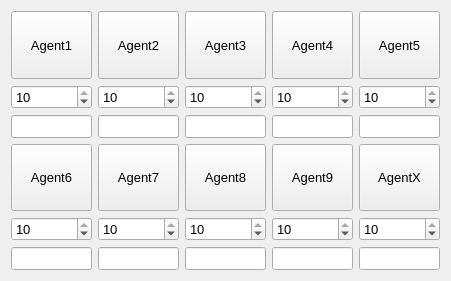
  <widget class="QWidget" name="gridLayoutWidget_2">
   <property name="geometry">
    <rect>
     <x>20</x>
     <y>330</y>
     <width>451</width>
     <height>281</height>
    </rect>
   </property>
   <property name="sizePolicy">
    <sizepolicy hsizetype="Preferred" vsizetype="Expanding">
     <horstretch>0</horstretch>
     <verstretch>0</verstretch>
    </sizepolicy>
   </property>
   <property name="font">
    <font>
     <pointsize>10</pointsize>
    </font>
   </property>
   <property name="focusPolicy">
    <enum>Qt::NoFocus</enum>
   </property>
   <layout class="QGridLayout" name="gridLayout_2">
    <item row="2" column="2">
     <widget class="QLineEdit" name="dis_agent_3">
      <property name="sizePolicy">
       <sizepolicy hsizetype="Expanding" vsizetype="Minimum">
        <horstretch>0</horstretch>
        <verstretch>0</verstretch>
       </sizepolicy>
      </property>
      <property name="font">
       <font>
        <pointsize>10</pointsize>
       </font>
      </property>
      <property name="focusPolicy">
       <enum>Qt::NoFocus</enum>
      </property>
      <property name="maxLength">
       <number>6</number>
      </property>
      <property name="readOnly">
       <bool>true</bool>
      </property>
     </widget>
    </item>
    <item row="4" column="4">
     <widget class="QSpinBox" name="power_10">
      <property name="sizePolicy">
       <sizepolicy hsizetype="Minimum" vsizetype="Minimum">
        <horstretch>0</horstretch>
        <verstretch>0</verstretch>
       </sizepolicy>
      </property>
      <property name="font">
       <font>
        <pointsize>10</pointsize>
       </font>
      </property>
      <property name="focusPolicy">
       <enum>Qt::StrongFocus</enum>
      </property>
      <property name="minimum">
       <number>1</number>
      </property>
      <property name="maximum">
       <number>10</number>
      </property>
      <property name="value">
       <number>10</number>
      </property>
     </widget>
    </item>
    <item row="3" column="4">
     <widget class="QPushButton" name="agent_10">
      <property name="sizePolicy">
       <sizepolicy hsizetype="Minimum" vsizetype="Expanding">
        <horstretch>0</horstretch>
        <verstretch>0</verstretch>
       </sizepolicy>
      </property>
      <property name="font">
       <font>
        <pointsize>10</pointsize>
       </font>
      </property>
      <property name="focusPolicy">
       <enum>Qt::NoFocus</enum>
      </property>
      <property name="text">
       <string>AgentX</string>
      </property>
     </widget>
    </item>
    <item row="4" column="3">
     <widget class="QSpinBox" name="power_9">
      <property name="sizePolicy">
       <sizepolicy hsizetype="Minimum" vsizetype="Minimum">
        <horstretch>0</horstretch>
        <verstretch>0</verstretch>
       </sizepolicy>
      </property>
      <property name="font">
       <font>
        <pointsize>10</pointsize>
       </font>
      </property>
      <property name="focusPolicy">
       <enum>Qt::StrongFocus</enum>
      </property>
      <property name="minimum">
       <number>1</number>
      </property>
      <property name="maximum">
       <number>10</number>
      </property>
      <property name="value">
       <number>10</number>
      </property>
     </widget>
    </item>
    <item row="1" column="1">
     <widget class="QSpinBox" name="power_2">
      <property name="sizePolicy">
       <sizepolicy hsizetype="Minimum" vsizetype="Minimum">
        <horstretch>0</horstretch>
        <verstretch>0</verstretch>
       </sizepolicy>
      </property>
      <property name="font">
       <font>
        <pointsize>10</pointsize>
       </font>
      </property>
      <property name="focusPolicy">
       <enum>Qt::StrongFocus</enum>
      </property>
      <property name="minimum">
       <number>1</number>
      </property>
      <property name="maximum">
       <number>10</number>
      </property>
      <property name="value">
       <number>10</number>
      </property>
     </widget>
    </item>
    <item row="0" column="1">
     <widget class="QPushButton" name="agent_2">
      <property name="sizePolicy">
       <sizepolicy hsizetype="Minimum" vsizetype="Expanding">
        <horstretch>0</horstretch>
        <verstretch>0</verstretch>
       </sizepolicy>
      </property>
      <property name="font">
       <font>
        <pointsize>10</pointsize>
       </font>
      </property>
      <property name="focusPolicy">
       <enum>Qt::NoFocus</enum>
      </property>
      <property name="text">
       <string>Agent2</string>
      </property>
     </widget>
    </item>
    <item row="1" column="0">
     <widget class="QSpinBox" name="power_1">
      <property name="sizePolicy">
       <sizepolicy hsizetype="Minimum" vsizetype="Minimum">
        <horstretch>0</horstretch>
        <verstretch>0</verstretch>
       </sizepolicy>
      </property>
      <property name="font">
       <font>
        <pointsize>10</pointsize>
       </font>
      </property>
      <property name="focusPolicy">
       <enum>Qt::StrongFocus</enum>
      </property>
      <property name="minimum">
       <number>1</number>
      </property>
      <property name="maximum">
       <number>10</number>
      </property>
      <property name="value">
       <number>10</number>
      </property>
     </widget>
    </item>
    <item row="0" column="0">
     <widget class="QPushButton" name="agent_1">
      <property name="sizePolicy">
       <sizepolicy hsizetype="Expanding" vsizetype="Expanding">
        <horstretch>0</horstretch>
        <verstretch>0</verstretch>
       </sizepolicy>
      </property>
      <property name="font">
       <font>
        <pointsize>10</pointsize>
       </font>
      </property>
      <property name="focusPolicy">
       <enum>Qt::NoFocus</enum>
      </property>
      <property name="text">
       <string>Agent1</string>
      </property>
     </widget>
    </item>
    <item row="1" column="4">
     <widget class="QSpinBox" name="power_5">
      <property name="sizePolicy">
       <sizepolicy hsizetype="Minimum" vsizetype="Minimum">
        <horstretch>0</horstretch>
        <verstretch>0</verstretch>
       </sizepolicy>
      </property>
      <property name="font">
       <font>
        <pointsize>10</pointsize>
       </font>
      </property>
      <property name="focusPolicy">
       <enum>Qt::StrongFocus</enum>
      </property>
      <property name="minimum">
       <number>1</number>
      </property>
      <property name="maximum">
       <number>10</number>
      </property>
      <property name="value">
       <number>10</number>
      </property>
     </widget>
    </item>
    <item row="0" column="4">
     <widget class="QPushButton" name="agent_5">
      <property name="sizePolicy">
       <sizepolicy hsizetype="Minimum" vsizetype="Expanding">
        <horstretch>0</horstretch>
        <verstretch>0</verstretch>
       </sizepolicy>
      </property>
      <property name="font">
       <font>
        <pointsize>10</pointsize>
       </font>
      </property>
      <property name="focusPolicy">
       <enum>Qt::NoFocus</enum>
      </property>
      <property name="text">
       <string>Agent5</string>
      </property>
     </widget>
    </item>
    <item row="1" column="3">
     <widget class="QSpinBox" name="power_4">
      <property name="sizePolicy">
       <sizepolicy hsizetype="Minimum" vsizetype="Minimum">
        <horstretch>0</horstretch>
        <verstretch>0</verstretch>
       </sizepolicy>
      </property>
      <property name="font">
       <font>
        <pointsize>10</pointsize>
       </font>
      </property>
      <property name="focusPolicy">
       <enum>Qt::StrongFocus</enum>
      </property>
      <property name="minimum">
       <number>1</number>
      </property>
      <property name="maximum">
       <number>10</number>
      </property>
      <property name="value">
       <number>10</number>
      </property>
     </widget>
    </item>
    <item row="0" column="3">
     <widget class="QPushButton" name="agent_4">
      <property name="sizePolicy">
       <sizepolicy hsizetype="Minimum" vsizetype="Expanding">
        <horstretch>0</horstretch>
        <verstretch>0</verstretch>
       </sizepolicy>
      </property>
      <property name="font">
       <font>
        <pointsize>10</pointsize>
       </font>
      </property>
      <property name="focusPolicy">
       <enum>Qt::NoFocus</enum>
      </property>
      <property name="text">
       <string>Agent4</string>
      </property>
     </widget>
    </item>
    <item row="1" column="2">
     <widget class="QSpinBox" name="power_3">
      <property name="sizePolicy">
       <sizepolicy hsizetype="Minimum" vsizetype="Minimum">
        <horstretch>0</horstretch>
        <verstretch>0</verstretch>
       </sizepolicy>
      </property>
      <property name="font">
       <font>
        <pointsize>10</pointsize>
       </font>
      </property>
      <property name="focusPolicy">
       <enum>Qt::StrongFocus</enum>
      </property>
      <property name="minimum">
       <number>1</number>
      </property>
      <property name="maximum">
       <number>10</number>
      </property>
      <property name="value">
       <number>10</number>
      </property>
     </widget>
    </item>
    <item row="2" column="0">
     <widget class="QLineEdit" name="dis_agent_1">
      <property name="sizePolicy">
       <sizepolicy hsizetype="Expanding" vsizetype="Minimum">
        <horstretch>0</horstretch>
        <verstretch>0</verstretch>
       </sizepolicy>
      </property>
      <property name="font">
       <font>
        <pointsize>10</pointsize>
       </font>
      </property>
      <property name="focusPolicy">
       <enum>Qt::NoFocus</enum>
      </property>
      <property name="maxLength">
       <number>5</number>
      </property>
      <property name="readOnly">
       <bool>true</bool>
      </property>
     </widget>
    </item>
    <item row="0" column="2">
     <widget class="QPushButton" name="agent_3">
      <property name="sizePolicy">
       <sizepolicy hsizetype="Minimum" vsizetype="Expanding">
        <horstretch>0</horstretch>
        <verstretch>0</verstretch>
       </sizepolicy>
      </property>
      <property name="font">
       <font>
        <pointsize>10</pointsize>
       </font>
      </property>
      <property name="focusPolicy">
       <enum>Qt::NoFocus</enum>
      </property>
      <property name="text">
       <string>Agent3</string>
      </property>
     </widget>
    </item>
    <item row="3" column="3">
     <widget class="QPushButton" name="agent_9">
      <property name="sizePolicy">
       <sizepolicy hsizetype="Minimum" vsizetype="Expanding">
        <horstretch>0</horstretch>
        <verstretch>0</verstretch>
       </sizepolicy>
      </property>
      <property name="font">
       <font>
        <pointsize>10</pointsize>
       </font>
      </property>
      <property name="focusPolicy">
       <enum>Qt::NoFocus</enum>
      </property>
      <property name="text">
       <string>Agent9</string>
      </property>
     </widget>
    </item>
    <item row="4" column="2">
     <widget class="QSpinBox" name="power_8">
      <property name="sizePolicy">
       <sizepolicy hsizetype="Minimum" vsizetype="Minimum">
        <horstretch>0</horstretch>
        <verstretch>0</verstretch>
       </sizepolicy>
      </property>
      <property name="font">
       <font>
        <pointsize>10</pointsize>
       </font>
      </property>
      <property name="focusPolicy">
       <enum>Qt::StrongFocus</enum>
      </property>
      <property name="minimum">
       <number>1</number>
      </property>
      <property name="maximum">
       <number>10</number>
      </property>
      <property name="value">
       <number>10</number>
      </property>
     </widget>
    </item>
    <item row="3" column="2">
     <widget class="QPushButton" name="agent_8">
      <property name="sizePolicy">
       <sizepolicy hsizetype="Minimum" vsizetype="Expanding">
        <horstretch>0</horstretch>
        <verstretch>0</verstretch>
       </sizepolicy>
      </property>
      <property name="font">
       <font>
        <pointsize>10</pointsize>
       </font>
      </property>
      <property name="focusPolicy">
       <enum>Qt::NoFocus</enum>
      </property>
      <property name="text">
       <string>Agent8</string>
      </property>
     </widget>
    </item>
    <item row="4" column="1">
     <widget class="QSpinBox" name="power_7">
      <property name="sizePolicy">
       <sizepolicy hsizetype="Minimum" vsizetype="Minimum">
        <horstretch>0</horstretch>
        <verstretch>0</verstretch>
       </sizepolicy>
      </property>
      <property name="font">
       <font>
        <pointsize>10</pointsize>
       </font>
      </property>
      <property name="focusPolicy">
       <enum>Qt::StrongFocus</enum>
      </property>
      <property name="minimum">
       <number>1</number>
      </property>
      <property name="maximum">
       <number>10</number>
      </property>
      <property name="value">
       <number>10</number>
      </property>
     </widget>
    </item>
    <item row="3" column="1">
     <widget class="QPushButton" name="agent_7">
      <property name="sizePolicy">
       <sizepolicy hsizetype="Minimum" vsizetype="Expanding">
        <horstretch>0</horstretch>
        <verstretch>0</verstretch>
       </sizepolicy>
      </property>
      <property name="font">
       <font>
        <pointsize>10</pointsize>
       </font>
      </property>
      <property name="focusPolicy">
       <enum>Qt::NoFocus</enum>
      </property>
      <property name="text">
       <string>Agent7</string>
      </property>
     </widget>
    </item>
    <item row="4" column="0">
     <widget class="QSpinBox" name="power_6">
      <property name="sizePolicy">
       <sizepolicy hsizetype="Minimum" vsizetype="Minimum">
        <horstretch>0</horstretch>
        <verstretch>0</verstretch>
       </sizepolicy>
      </property>
      <property name="font">
       <font>
        <pointsize>10</pointsize>
       </font>
      </property>
      <property name="focusPolicy">
       <enum>Qt::StrongFocus</enum>
      </property>
      <property name="minimum">
       <number>1</number>
      </property>
      <property name="maximum">
       <number>10</number>
      </property>
      <property name="value">
       <number>10</number>
      </property>
     </widget>
    </item>
    <item row="3" column="0">
     <widget class="QPushButton" name="agent_6">
      <property name="sizePolicy">
       <sizepolicy hsizetype="Minimum" vsizetype="Expanding">
        <horstretch>0</horstretch>
        <verstretch>0</verstretch>
       </sizepolicy>
      </property>
      <property name="font">
       <font>
        <pointsize>10</pointsize>
       </font>
      </property>
      <property name="focusPolicy">
       <enum>Qt::NoFocus</enum>
      </property>
      <property name="text">
       <string>Agent6</string>
      </property>
     </widget>
    </item>
    <item row="2" column="4">
     <widget class="QLineEdit" name="dis_agent_5">
      <property name="sizePolicy">
       <sizepolicy hsizetype="Expanding" vsizetype="Minimum">
        <horstretch>0</horstretch>
        <verstretch>0</verstretch>
       </sizepolicy>
      </property>
      <property name="font">
       <font>
        <pointsize>10</pointsize>
       </font>
      </property>
      <property name="focusPolicy">
       <enum>Qt::NoFocus</enum>
      </property>
      <property name="maxLength">
       <number>5</number>
      </property>
      <property name="readOnly">
       <bool>true</bool>
      </property>
     </widget>
    </item>
    <item row="2" column="3">
     <widget class="QLineEdit" name="dis_agent_4">
      <property name="sizePolicy">
       <sizepolicy hsizetype="Expanding" vsizetype="Minimum">
        <horstretch>0</horstretch>
        <verstretch>0</verstretch>
       </sizepolicy>
      </property>
      <property name="font">
       <font>
        <pointsize>10</pointsize>
       </font>
      </property>
      <property name="focusPolicy">
       <enum>Qt::NoFocus</enum>
      </property>
      <property name="maxLength">
       <number>5</number>
      </property>
      <property name="readOnly">
       <bool>true</bool>
      </property>
     </widget>
    </item>
    <item row="2" column="1">
     <widget class="QLineEdit" name="dis_agent_2">
      <property name="sizePolicy">
       <sizepolicy hsizetype="Expanding" vsizetype="Minimum">
        <horstretch>0</horstretch>
        <verstretch>0</verstretch>
       </sizepolicy>
      </property>
      <property name="font">
       <font>
        <pointsize>10</pointsize>
       </font>
      </property>
      <property name="focusPolicy">
       <enum>Qt::NoFocus</enum>
      </property>
      <property name="maxLength">
       <number>5</number>
      </property>
      <property name="readOnly">
       <bool>true</bool>
      </property>
     </widget>
    </item>
    <item row="5" column="0">
     <widget class="QLineEdit" name="dis_agent_6">
      <property name="sizePolicy">
       <sizepolicy hsizetype="Expanding" vsizetype="Fixed">
        <horstretch>0</horstretch>
        <verstretch>0</verstretch>
       </sizepolicy>
      </property>
      <property name="font">
       <font>
        <pointsize>10</pointsize>
       </font>
      </property>
      <property name="focusPolicy">
       <enum>Qt::NoFocus</enum>
      </property>
      <property name="maxLength">
       <number>5</number>
      </property>
      <property name="readOnly">
       <bool>true</bool>
      </property>
     </widget>
    </item>
    <item row="5" column="1">
     <widget class="QLineEdit" name="dis_agent_7">
      <property name="sizePolicy">
       <sizepolicy hsizetype="Expanding" vsizetype="Fixed">
        <horstretch>0</horstretch>
        <verstretch>0</verstretch>
       </sizepolicy>
      </property>
      <property name="font">
       <font>
        <pointsize>10</pointsize>
       </font>
      </property>
      <property name="focusPolicy">
       <enum>Qt::NoFocus</enum>
      </property>
      <property name="maxLength">
       <number>5</number>
      </property>
      <property name="readOnly">
       <bool>true</bool>
      </property>
     </widget>
    </item>
    <item row="5" column="2">
     <widget class="QLineEdit" name="dis_agent_8">
      <property name="sizePolicy">
       <sizepolicy hsizetype="Expanding" vsizetype="Fixed">
        <horstretch>0</horstretch>
        <verstretch>0</verstretch>
       </sizepolicy>
      </property>
      <property name="font">
       <font>
        <pointsize>10</pointsize>
       </font>
      </property>
      <property name="focusPolicy">
       <enum>Qt::NoFocus</enum>
      </property>
      <property name="maxLength">
       <number>5</number>
      </property>
      <property name="readOnly">
       <bool>true</bool>
      </property>
     </widget>
    </item>
    <item row="5" column="3">
     <widget class="QLineEdit" name="dis_agent_9">
      <property name="sizePolicy">
       <sizepolicy hsizetype="Expanding" vsizetype="Fixed">
        <horstretch>0</horstretch>
        <verstretch>0</verstretch>
       </sizepolicy>
      </property>
      <property name="font">
       <font>
        <pointsize>10</pointsize>
       </font>
      </property>
      <property name="focusPolicy">
       <enum>Qt::NoFocus</enum>
      </property>
      <property name="maxLength">
       <number>5</number>
      </property>
      <property name="readOnly">
       <bool>true</bool>
      </property>
     </widget>
    </item>
    <item row="5" column="4">
     <widget class="QLineEdit" name="dis_agent_10">
      <property name="sizePolicy">
       <sizepolicy hsizetype="Expanding" vsizetype="Fixed">
        <horstretch>0</horstretch>
        <verstretch>0</verstretch>
       </sizepolicy>
      </property>
      <property name="font">
       <font>
        <pointsize>10</pointsize>
       </font>
      </property>
      <property name="focusPolicy">
       <enum>Qt::NoFocus</enum>
      </property>
      <property name="maxLength">
       <number>5</number>
      </property>
      <property name="readOnly">
       <bool>true</bool>
      </property>
     </widget>
    </item>
   </layout>
  </widget>
